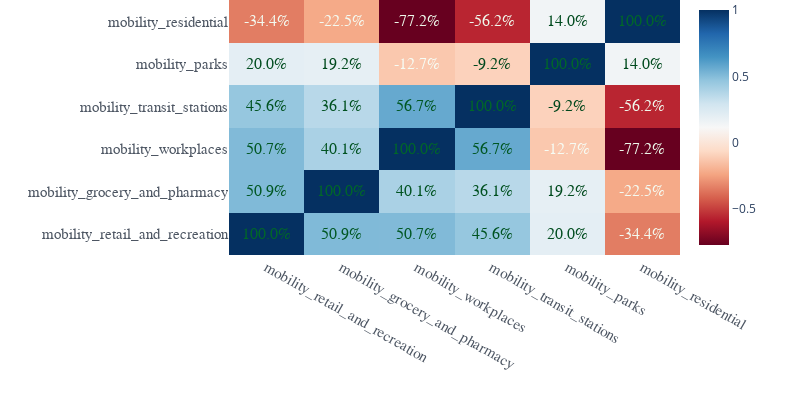

The code cell stored with this chart in its notebook:
### Code cell
iplot(df_graph)

### Figure 1 — Plotly figure (JSON) as saved in the notebook; plotly's stock layout.template omitted (floating-point values rounded to 4 significant figures)
{"data": [{"colorscale": [[0, "rgb(103,0,31)"], [0.1, "rgb(178,24,43)"], [0.2, "rgb(214,96,77)"], [0.3, "rgb(244,165,130)"], [0.4, "rgb(253,219,199)"], [0.5, "rgb(247,247,247)"], [0.6, "rgb(209,229,240)"], [0.7, "rgb(146,197,222)"], [0.8, "rgb(67,147,195)"], [0.9, "rgb(33,102,172)"], [1, "rgb(5,48,97)"]], "type": "heatmap", "x": ["mobility_retail_and_recreation", "mobility_grocery_and_pharmacy", "mobility_workplaces", "mobility_transit_stations", "mobility_parks", "mobility_residential"], "y": ["mobility_retail_and_recreation", "mobility_grocery_and_pharmacy", "mobility_workplaces", "mobility_transit_stations", "mobility_parks", "mobility_residential"], "z": [[1, 0.5088, 0.5073, 0.4564, 0.2002, -0.344], [0.5088, 1, 0.4012, 0.3612, 0.1922, -0.2255], [0.5073, 0.4012, 1, 0.5671, -0.1273, -0.7722], [0.4564, 0.3612, 0.5671, 1, -0.09207, -0.5624], [0.2002, 0.1922, -0.1273, -0.09207, 1, 0.1403], [-0.344, -0.2255, -0.7722, -0.5624, 0.1403, 1]], "zmax": 1, "zmin": -0.7722}], "layout": {"annotations": [{"align": "center", "font": {"color": "rgb(0.0,0.40286043829296425,0.1623529411764706)", "family": "Arial", "size": 16}, "showarrow": false, "text": "100.0%", "x": "mobility_retail_and_recreation", "xanchor": "center", "xref": "x", "y": "mobility_retail_and_recreation", "yref": "y"}, {"align": "center", "font": {"color": "rgb(0.0,0.3423298731257209,0.13725490196078433)", "family": "Arial", "size": 16}, "showarrow": false, "text": "50.9%", "x": "mobility_grocery_and_pharmacy", "xanchor": "center", "xref": "x", "y": "mobility_retail_and_recreation", "yref": "y"}, {"align": "center", "font": {"color": "rgb(0.0,0.3423298731257209,0.13725490196078433)", "family": "Arial", "size": 16}, "showarrow": false, "text": "50.7%", "x": "mobility_workplaces", "xanchor": "center", "xref": "x", "y": "mobility_retail_and_recreation", "yref": "y"}, {"align": "center", "font": {"color": "rgb(0.0,0.32719723183391003,0.13098039215686275)", "family": "Arial", "size": 16}, "showarrow": false, "text": "45.6%", "x": "mobility_transit_stations", "xanchor": "center", "xref": "x", "y": "mobility_retail_and_recreation", "yref": "y"}, {"align": "center", "font": {"color": "rgb(0.0,0.3019761630142253,0.12052287581699346)", "family": "Arial", "size": 16}, "showarrow": false, "text": "20.0%", "x": "mobility_parks", "xanchor": "center", "xref": "x", "y": "mobility_retail_and_recreation", "yref": "y"}, {"align": "center", "font": {"color": "rgb(0.953125720876586,0.9822068435217225,0.9426989619377163)", "family": "Arial", "size": 16}, "showarrow": false, "text": "-34.4%", "x": "mobility_residential", "xanchor": "center", "xref": "x", "y": "mobility_retail_and_recreation", "yref": "y"}, {"align": "center", "font": {"color": "rgb(0.0,0.3423298731257209,0.13725490196078433)", "family": "Arial", "size": 16}, "showarrow": false, "text": "50.9%", "x": "mobility_retail_and_recreation", "xanchor": "center", "xref": "x", "y": "mobility_grocery_and_pharmacy", "yref": "y"}, {"align": "center", "font": {"color": "rgb(0.0,0.40286043829296425,0.1623529411764706)", "family": "Arial", "size": 16}, "showarrow": false, "text": "100.0%", "x": "mobility_grocery_and_pharmacy", "xanchor": "center", "xref": "x", "y": "mobility_grocery_and_pharmacy", "yref": "y"}, {"align": "center", "font": {"color": "rgb(0.0,0.32719723183391003,0.13098039215686275)", "family": "Arial", "size": 16}, "showarrow": false, "text": "40.1%", "x": "mobility_workplaces", "xanchor": "center", "xref": "x", "y": "mobility_grocery_and_pharmacy", "yref": "y"}, {"align": "center", "font": {"color": "rgb(0.0,0.3171088043060361,0.12679738562091503)", "family": "Arial", "size": 16}, "showarrow": false, "text": "36.1%", "x": "mobility_transit_stations", "xanchor": "center", "xref": "x", "y": "mobility_grocery_and_pharmacy", "yref": "y"}, {"align": "center", "font": {"color": "rgb(0.0,0.2918877354863514,0.11633986928104575)", "family": "Arial", "size": 16}, "showarrow": false, "text": "19.2%", "x": "mobility_parks", "xanchor": "center", "xref": "x", "y": "mobility_grocery_and_pharmacy", "yref": "y"}, {"align": "center", "font": {"color": "rgb(0.9575547866205306,0.9839292579777009,0.9478662053056517)", "family": "Arial", "size": 16}, "showarrow": false, "text": "-22.5%", "x": "mobility_residential", "xanchor": "center", "xref": "x", "y": "mobility_grocery_and_pharmacy", "yref": "y"}, {"align": "center", "font": {"color": "rgb(0.0,0.3423298731257209,0.13725490196078433)", "family": "Arial", "size": 16}, "showarrow": false, "text": "50.7%", "x": "mobility_retail_and_recreation", "xanchor": "center", "xref": "x", "y": "mobility_workplaces", "yref": "y"}, {"align": "center", "font": {"color": "rgb(0.0,0.32719723183391003,0.13098039215686275)", "family": "Arial", "size": 16}, "showarrow": false, "text": "40.1%", "x": "mobility_grocery_and_pharmacy", "xanchor": "center", "xref": "x", "y": "mobility_workplaces", "yref": "y"}, {"align": "center", "font": {"color": "rgb(0.0,0.40286043829296425,0.1623529411764706)", "family": "Arial", "size": 16}, "showarrow": false, "text": "100.0%", "x": "mobility_workplaces", "xanchor": "center", "xref": "x", "y": "mobility_workplaces", "yref": "y"}, {"align": "center", "font": {"color": "rgb(0.0,0.3423298731257209,0.13725490196078433)", "family": "Arial", "size": 16}, "showarrow": false, "text": "56.7%", "x": "mobility_transit_stations", "xanchor": "center", "xref": "x", "y": "mobility_workplaces", "yref": "y"}, {"align": "center", "font": {"color": "rgb(0.9641983852364475,0.9865128796616687,0.9556170703575548)", "family": "Arial", "size": 16}, "showarrow": false, "text": "-12.7%", "x": "mobility_parks", "xanchor": "center", "xref": "x", "y": "mobility_workplaces", "yref": "y"}, {"align": "center", "font": {"color": "rgb(0.9309803921568628,0.9735947712418301,0.9168627450980392)", "family": "Arial", "size": 16}, "showarrow": false, "text": "-77.2%", "x": "mobility_residential", "xanchor": "center", "xref": "x", "y": "mobility_workplaces", "yref": "y"}, {"align": "center", "font": {"color": "rgb(0.0,0.32719723183391003,0.13098039215686275)", "family": "Arial", "size": 16}, "showarrow": false, "text": "45.6%", "x": "mobility_retail_and_recreation", "xanchor": "center", "xref": "x", "y": "mobility_transit_stations", "yref": "y"}, {"align": "center", "font": {"color": "rgb(0.0,0.3171088043060361,0.12679738562091503)", "family": "Arial", "size": 16}, "showarrow": false, "text": "36.1%", "x": "mobility_grocery_and_pharmacy", "xanchor": "center", "xref": "x", "y": "mobility_transit_stations", "yref": "y"}, {"align": "center", "font": {"color": "rgb(0.0,0.3423298731257209,0.13725490196078433)", "family": "Arial", "size": 16}, "showarrow": false, "text": "56.7%", "x": "mobility_workplaces", "xanchor": "center", "xref": "x", "y": "mobility_transit_stations", "yref": "y"}, {"align": "center", "font": {"color": "rgb(0.0,0.40286043829296425,0.1623529411764706)", "family": "Arial", "size": 16}, "showarrow": false, "text": "100.0%", "x": "mobility_transit_stations", "xanchor": "center", "xref": "x", "y": "mobility_transit_stations", "yref": "y"}, {"align": "center", "font": {"color": "rgb(0.0,0.27675509419454053,0.11006535947712418)", "family": "Arial", "size": 16}, "showarrow": false, "text": "-9.2%", "x": "mobility_parks", "xanchor": "center", "xref": "x", "y": "mobility_transit_stations", "yref": "y"}, {"align": "center", "font": {"color": "rgb(0.9420530565167243,0.9779008073817763,0.9297808535178778)", "family": "Arial", "size": 16}, "showarrow": false, "text": "-56.2%", "x": "mobility_residential", "xanchor": "center", "xref": "x", "y": "mobility_transit_stations", "yref": "y"}, {"align": "center", "font": {"color": "rgb(0.0,0.3019761630142253,0.12052287581699346)", "family": "Arial", "size": 16}, "showarrow": false, "text": "20.0%", "x": "mobility_retail_and_recreation", "xanchor": "center", "xref": "x", "y": "mobility_parks", "yref": "y"}, {"align": "center", "font": {"color": "rgb(0.0,0.2918877354863514,0.11633986928104575)", "family": "Arial", "size": 16}, "showarrow": false, "text": "19.2%", "x": "mobility_grocery_and_pharmacy", "xanchor": "center", "xref": "x", "y": "mobility_parks", "yref": "y"}, {"align": "center", "font": {"color": "rgb(0.9641983852364475,0.9865128796616687,0.9556170703575548)", "family": "Arial", "size": 16}, "showarrow": false, "text": "-12.7%", "x": "mobility_workplaces", "xanchor": "center", "xref": "x", "y": "mobility_parks", "yref": "y"}, {"align": "center", "font": {"color": "rgb(0.0,0.27675509419454053,0.11006535947712418)", "family": "Arial", "size": 16}, "showarrow": false, "text": "-9.2%", "x": "mobility_transit_stations", "xanchor": "center", "xref": "x", "y": "mobility_parks", "yref": "y"}, {"align": "center", "font": {"color": "rgb(0.0,0.40286043829296425,0.1623529411764706)", "family": "Arial", "size": 16}, "showarrow": false, "text": "100.0%", "x": "mobility_parks", "xanchor": "center", "xref": "x", "y": "mobility_parks", "yref": "y"}, {"align": "center", "font": {"color": "rgb(0.0,0.2918877354863514,0.11633986928104575)", "family": "Arial", "size": 16}, "showarrow": false, "text": "14.0%", "x": "mobility_residential", "xanchor": "center", "xref": "x", "y": "mobility_parks", "yref": "y"}, {"align": "center", "font": {"color": "rgb(0.953125720876586,0.9822068435217225,0.9426989619377163)", "family": "Arial", "size": 16}, "showarrow": false, "text": "-34.4%", "x": "mobility_retail_and_recreation", "xanchor": "center", "xref": "x", "y": "mobility_residential", "yref": "y"}, {"align": "center", "font": {"color": "rgb(0.9575547866205306,0.9839292579777009,0.9478662053056517)", "family": "Arial", "size": 16}, "showarrow": false, "text": "-22.5%", "x": "mobility_grocery_and_pharmacy", "xanchor": "center", "xref": "x", "y": "mobility_residential", "yref": "y"}, {"align": "center", "font": {"color": "rgb(0.9309803921568628,0.9735947712418301,0.9168627450980392)", "family": "Arial", "size": 16}, "showarrow": false, "text": "-77.2%", "x": "mobility_workplaces", "xanchor": "center", "xref": "x", "y": "mobility_residential", "yref": "y"}, {"align": "center", "font": {"color": "rgb(0.9420530565167243,0.9779008073817763,0.9297808535178778)", "family": "Arial", "size": 16}, "showarrow": false, "text": "-56.2%", "x": "mobility_transit_stations", "xanchor": "center", "xref": "x", "y": "mobility_residential", "yref": "y"}, {"align": "center", "font": {"color": "rgb(0.0,0.2918877354863514,0.11633986928104575)", "family": "Arial", "size": 16}, "showarrow": false, "text": "14.0%", "x": "mobility_parks", "xanchor": "center", "xref": "x", "y": "mobility_residential", "yref": "y"}, {"align": "center", "font": {"color": "rgb(0.0,0.40286043829296425,0.1623529411764706)", "family": "Arial", "size": 16}, "showarrow": false, "text": "100.0%", "x": "mobility_residential", "xanchor": "center", "xref": "x", "y": "mobility_residential", "yref": "y"}], "height": 400, "legend": {"bgcolor": "#F5F6F9", "font": {"color": "#4D5663", "family": "Arial", "size": 18}}, "margin": {"b": 0, "l": 0, "r": 120, "t": 0}, "paper_bgcolor": "#FFFFFF", "plot_bgcolor": "#FFFFFF", "title": {"font": {"color": "#4D5663"}}, "width": 800, "xaxis": {"gridcolor": "#E1E5ED", "showgrid": false, "tickfont": {"color": "#4D5663", "family": "Arial", "size": 15}, "title": {"font": {"color": "#4D5663", "family": "Bree Serif", "size": 18}, "text": ""}, "zerolinecolor": "#E1E5ED"}, "yaxis": {"gridcolor": "#E1E5ED", "showgrid": false, "tickfont": {"color": "#4D5663", "family": "Arial", "size": 15}, "tickformat": ".0%", "title": {"font": {"color": "#4D5663", "family": "Bree Serif", "size": 18}, "text": ""}, "zerolinecolor": "#E1E5ED"}}}
